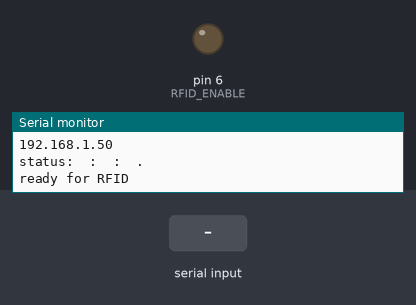
A sketch run on a simulated Arduino Uno, built for the host (arithmetic inside an expression is 32-bit, double 64-bit). On the bench: output pins drawn as LEDs (lit = HIGH), the last lines printed to the serial monitor. Inputs (shaded band) come from the test bench. WiFi joins after 1.5 s; servers stay silent unless stated; uploads are accepted with an empty reply.

Above: at 2.7 s.
2.8 s: "verb\n" received over the second serial link
At 4.1 s:
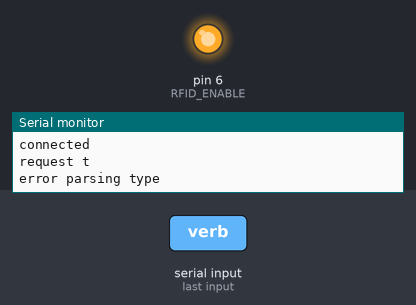
Timing chart, 0 to 6.9 s (numbered marks = the images above; inputs shaded):
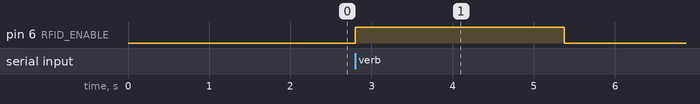

The sketch:

BoardIdemoLab_v1.ino
```cpp
/* -*- c++ -*-
 *
 * Twitter_idemolab.ino
 *
 * Edited by: Elena Nazzi <elenanazzi@gmail.com>
 *
 * For: Delta IdemoLab <delta.dk/idemolab>
 */
/* -*- c++ -*-
 *
 * From:
 *
 * Twitter.pde
 *
 * Author: Markku Rossi <mtr@iki.fi>
 *
 * Copyright (c) 2011-2012 Markku Rossi
 *
 * This program is free software: you can redistribute it and/or
 * modify it under the terms of the GNU General Public License as
 * published by the Free Software Foundation, either version 3 of the
 * License, or (at your option) any later version.
 *
 * This program is distributed in the hope that it will be useful,
 * but WITHOUT ANY WARRANTY; without even the implied warranty of
 * MERCHANTABILITY or FITNESS FOR A PARTICULAR PURPOSE.  See the GNU
 * General Public License for more details.
 *
 * You should have received a copy of the GNU General Public License
 * along with this program.  If not, see
 * <http://www.gnu.org/licenses/>.
 *
 */

#include <SPI.h>
#include <Ethernet.h>
#include <sha1.h>
#include <Time.h>
#include <EEPROM.h>
#include <Twitter.h>
#include <SoftwareSerial.h>

/* Local network configuration. */
uint8_t mac[6] =     {
  //  0x90, 0xA2, 0xDA, 0x00, 0x00, 0xA0};
  0x90, 0xA2, 0xDA, 0x0D, 0x6E, 0x85}; // ethernet board

/*
 * The "IPAddress dns" parameter parameter gives me a compilation error
 * therefore I have commented it and the software runs (tweets) without problems
 */
//IPAddress dns(192, 168, 0, 195);

IPAddress ip(192, 168, 0, 100);
IPAddress gateway(192, 168, 0, 1);
IPAddress subnet(255, 255, 255, 0);

/* The IP address to connect to: Twitter or local HTTP proxy. */
IPAddress twitter_ip(199, 59, 149, 232); // this is a static address of the twitter service
uint16_t twitter_port = 80;

unsigned long last_tweet = 0;

//#define TWEET_DELTA (60L * 60L)

/* Work buffer for twitter client.  This shold be fine for normal
 operations, the biggest items that are stored into the working
 buffer are URL encoded consumer and token secrets and HTTP response
 header lines. */
char buffer[200];

const static char consumer_key[] PROGMEM = "XqEWPKcib9LYeV0BoHfCrA";
const static char consumer_secret[] PROGMEM= "rVWbCfvQKi27smxxTeNsLaAsBJtNPmR70BwvPaEDY";

Twitter twitter(buffer, sizeof(buffer));

int count = 0;


/*RFID*/


#define CODE_LEN 10      //Max length of RFID tag
#define VALIDATE_TAG 1  //should we validate tag?
#define VALIDATE_LENGTH  200 //maximum reads b/w tag read and validate
#define ITERATION_LENGTH 2000 //time, in ms, given to the user to move hand away
#define START_BYTE 0x0A
#define STOP_BYTE 0x0D
/* RFID pins. */
#define RFID_ENABLE 6   //to RFID ENABLE
#define RF_RX_PIN 7
#define RF_TX_PIN 8


char tag[CODE_LEN];
//boolean parse_fail=true;

SoftwareSerial rfid_serial = SoftwareSerial(RF_RX_PIN, RF_TX_PIN);


EthernetClient client;
//IPAddress server(192,168,0,175); // change to PRODUCTION SERVER (mac mini of the lab) on idemolab network
//IPAddress server(192,168,0,175); // TEST SERVER IP elna mac book pro through CABLE on TAGTEC router
IPAddress server(169,254,38,140); // MacMini SERVER IP macmini through CABLE but connected to idemolab wifi network


char actor[10];
char activity[10];
char project[10];


void
setup()
{
  Serial.begin(9600);
  Serial.println("Arduino Twitter+RFID demo");

  pinMode(RFID_ENABLE,OUTPUT);

  pinMode(RF_RX_PIN, INPUT);
  pinMode(RF_TX_PIN, OUTPUT);

  rfid_serial.begin(2400);


#if 1
  if (Ethernet.begin(mac))
  {
    Serial.println("DHCP: OK");
    Ethernet.localIP().printTo(Serial);
    Serial.println("");
  }
  else
    Serial.println("DHCP configuration failed");
#else
  Ethernet.begin(mac, ip, dns, gateway, subnet);
#endif

  //connectTwitter();
  //delay(200);
  //connectClient();
}


void
loop()
{
  // SUMMARY:
  // first read rfid
  // if there is a new tag
  // second get rfid tag values from server
  // if we have actor, activity | project set
  // third send tweet

  if (!isMessageReady()){
    /* FIRST STEP */
    enableRFID();

    getRFIDTag();

    /* SECOND STEP */
    if(isCodeValid()) {
      disableRFID();

      // DEBUG
      //sendCode();
      //Serial.println("found valid tag");
      // end DEBUG

      /* here goes the parsing :)*/

      //     if(!client.connected()){
      //       Serial.println("try reconnecting to GETTAG");
      //       connectClient();
      //       delay(200);
      //      }

      if(!client.connected()){
        connectClient();
        delay(100);
      }
      requestTagInfo(); // get the values associated with the tag just scanned
      delay(10); // important!!
      read_and_parseTagInfo(); // read get response

      delay(ITERATION_LENGTH);
    }
    else {
      disableRFID();
      Serial.println("Got some noise");
    }

    rfid_serial.flush();
    clearCode();

  }/* THIRD STEP */
  else{ // we have a message to send
        connectTwitter();

        if (twitter.is_ready())
        {
          //unsigned long now = twitter.get_time();
          // DEBUG
          Serial.println("twitter is ready ");
          // end DEBUG
          sendTweet();
        }
    //Serial.println("here tweet the message :)");
    //clearVariables();
  }
  Serial.flush();
}

/**
 * Clears out the memory space for the tag to 0s.
 */
void clearCode() {
  for(int i=0; i<CODE_LEN; i++) {
    tag[i] = 0;
  }
}

void clearVariables(){
  for(int i=0; i<=10; i++) {
    actor[i] = 0;
    activity[i] = 0;
    project[i] = 0;
  }
}


void connectClient(){
  Serial.println("connecting...");
  client.connect(server, 8080);
  delay(200);

  if (!client.connected()){
    // kf you didn't get a connection to the server:
    Serial.println("connection failed");
  }
  else Serial.println("connected");
}

void connectTwitter(){
  twitter.set_twitter_endpoint(PSTR("api.twitter.com"),
  PSTR("/1/statuses/update.json"),
  twitter_ip, twitter_port, false);
  twitter.set_client_id(consumer_key, consumer_secret);

  // authorization details of the account we are going to tweet with
  // this is ninatesting2012
  twitter.set_account_id(PSTR("744944190-XztmpL4NCaE8mzIVPzSbCgQeDOU1CezXLwc2UMWY"),
  PSTR("YRTwgF9QsQRqF7FBcEuhadfpTbBKKXbuhveBnGMZk"));

  //#if 1
  //  /* Read OAuth account identification from EEPROM. */
  //  twitter.set_account_id(256, 384);
  //#else
  //  /* Set OAuth account identification from program memory. */
  //  twitter.set_account_id(PSTR("14266044-by72PfntsUVNEmpFeBbFZWhbQK3zQvTHfx7WqXucl"),
  //                         PSTR("pfIrL41dCz9qnXW8PGHFWdNhCJlCiE1TcG4LD7RRyOY"));
  //#endif
   delay(500);
}

void sendTweet(){

  // SEND MESSAGE
  // FEEDBACK
  //  Serial.print("MESSAGE: ");
  //  Serial.print( person);
  //  Serial.print( "  ");
  //  if(activity!=0) Serial.print( activity);
  //  Serial.print( "  ");
  //  if (project!=0)     Serial.println(project);
  //  Serial.println( "  ");
  // end FEEDBACK
  char msg[40];
  strcpy(msg,actor);
  strcat(msg, " ");
  if(activity!=0) strcat(msg,activity);
  strcat(msg, " ");
  if(project!=0) strcat(msg,project);

//    Serial.print("MESSAGE: ");
//    Serial.println(msg);
  // reset variables for the next activity message


//  // SEND TWEET
  if (twitter.post_status(msg))
    Serial.println("Status updated");
  else
    Serial.println("Update failed");
  msg[0] = 0;
  clearVariables();

}


/**************************************************************/
/********************   RFID Functions  ***********************/
/**************************************************************/

void enableRFID() {
  digitalWrite(RFID_ENABLE, LOW);
}

void disableRFID() {
  digitalWrite(RFID_ENABLE, HIGH);
}

/**
 * Blocking function, waits for and gets the RFID tag.
 */
void getRFIDTag() {
  Serial.println("ready for RFID");
  byte next_byte;
  while(rfid_serial.available() <= 0) {
  }
  if((next_byte = rfid_serial.read()) == START_BYTE) {
    byte bytesread = 0;
    while(bytesread < CODE_LEN) {
      if(rfid_serial.available() > 0) { //wait for the next byte
        if((next_byte = rfid_serial.read()) == STOP_BYTE) break;
        tag[bytesread++] = next_byte;
      }
    }
  }
}

/**
 * Waits for the next incoming tag to see if it matches
 * the current tag.
 */
boolean isCodeValid() {
  byte next_byte;
  int count = 0;
  while (rfid_serial.available() < 2) {  //there is already a STOP_BYTE in buffer
    delay(1); //probably not a very pure millisecond
    if(count++ > VALIDATE_LENGTH) return false;
  }
  rfid_serial.read(); //throw away extra STOP_BYTE
  if ((next_byte = rfid_serial.read()) == START_BYTE) {
    byte bytes_read = 0;
    while (bytes_read < CODE_LEN) {
      if (rfid_serial.available() > 0) { //wait for the next byte
        if ((next_byte = rfid_serial.read()) == STOP_BYTE) break;
        if (tag[bytes_read++] != next_byte) return false;
      }
    }
  }
  return true;
}


boolean isMessageReady(){
  //if (actor!=0&&(activity!=0||project!=0)){
  // DEBUG
  Serial.print("status: ");
  Serial.print(actor);
  Serial.print(" : ");
  Serial.print(activity);
  Serial.print(" : ");
  Serial.print(project);
  Serial.println(" . ");
  // end DEBUG

  if (actor[0]!=0&&(activity[0]!=0||project[0]!=0)){
    // disconnect client here!
    if (client.connected()){
      client.stop();
      //DEBUG
      Serial.println("done, disconnecting");
      // end DEBUG
    }
    return true;
  }
  else return false;
}

void requestTagInfo(){
  //  if (!client.connected()){
  //    Serial.println("not connected :(");
  //    delay(200);
  //    connectClient();
  //  }
  // Make a HTTP request:
  Serial.println("request t");
  //Serial.println(tag);
  client.print("GET /tag/");
  //client.print(tag); // this gives many troubles!! :)
  for(int i=0; i<CODE_LEN; i++) {
    client.print(tag[i]);
  }
  client.println(" HTTP/1.1"); //HTTP/1.0 DO NOT SUPPORT KEEP ALIVE :)
  client.println("Connection: keep-alive");
  //    client.println("GET /tag/2C00AC6C33 HTTP/1.0");
  client.println();
}

void read_and_parseTagInfo(){
  int counter = 0;
  int i = 0;
  //char* responsebuffer;
  while (client.available()){
    char c = client.read();
    // Serial.print(c);
    // counter 4 new line and print what comes next
    if (c=='\n'){//&& counter<6){
      counter = counter+1;
    }
    else if (counter==6){
      // put c in the buffer!
      buffer[i]=c;
      i=i+1;
      //Serial.print(c);
    }

  }

  char response[i-1];
  strcpy(response,buffer);
//  char _text[10];
//  char _type[10];
char* _type;
char* _text;
_text = strtok(response,",");
_type = strtok(NULL,",");
//  strcpy(_text,strtok(response,",")); // the first element returned before the ,
//  strcpy(_type,strtok(NULL,",")); // the second element returned after the ,

//  parseTagInfo(_text,_type);
 // parseTagInfo(strtok(response,","),strtok(NULL,","));

   // clean these variables

  if (strncmp(_type,"verb",4)==0){
   // Serial.print("GREAT activity ");

    strcpy(activity,_text);
   // activity[sizeof(activity)]='\0';
    //Serial.println(activity);
  }
  else if(strncmp(_type,"object",6)==0){
    // Serial.print("GREAT project ");
    strcpy(project,_text);
   // project[sizeof(project)]='\0';
    // Serial.println(project);
  }
  else if(strncmp(_type,"actor",5)==0){
    //Serial.print("GREAT actor ");
    strcpy(actor,_text);
   // actor[sizeof(actor)]='\0';
   // Serial.println(actor);
  }
  else{
    Serial.println("error parsing type");
  }

   for(int j=0; j<i-1; j++) {
    response[j] = 0;
    buffer[j]=0;
  }
_type = 0;
_text = 0;

// for(int j=0; j<sizeof(_type); j++) {
//  _type[j]=0;
//  }
//   for(int j=0; j<sizeof(_text); j++) {
//  _text[j]=0;
//  }

}

//void parseTagInfo(char* text, char* type){
////  //Serial.print("text ");
////  Serial.print(text);
////  Serial.print(" & ");// type ");
////  Serial.println(type);
//
//  if (strncmp(type,"verb",4)==0){
//   // Serial.print("GREAT activity ");
//    strcpy(activity,text);
//    activity[sizeof(activity)]='\0';
//    //Serial.println(activity);
//  }
//  else if(strncmp(type,"actor",5)==0){
//    //Serial.print("GREAT actor ");
//    strcpy(actor,text);
//    actor[sizeof(actor)]='\0';
//   // Serial.println(actor);
//  }
//  else if(strncmp(type,"object",6)==0){
//    // Serial.print("GREAT project ");
//    strcpy(project,text);
//    project[sizeof(project)]='\0';
//    // Serial.println(project);
//  }
//  else {
//    Serial.println("error parsing type");
//  }
//  text = 0;
//  type = 0;
//}
```

Measured:
- after the input at 2.8 s, pin 6 (RFID_ENABLE): LOW → HIGH at once, → LOW 2.6 s later
